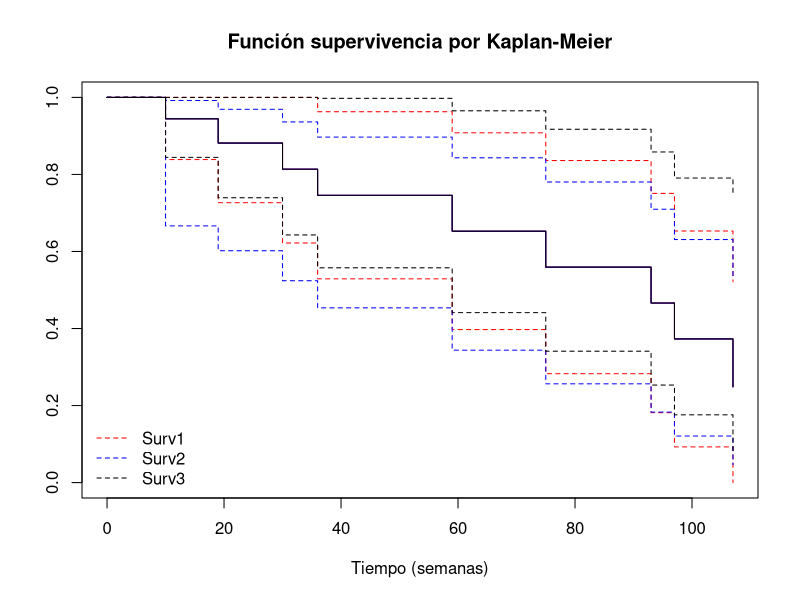
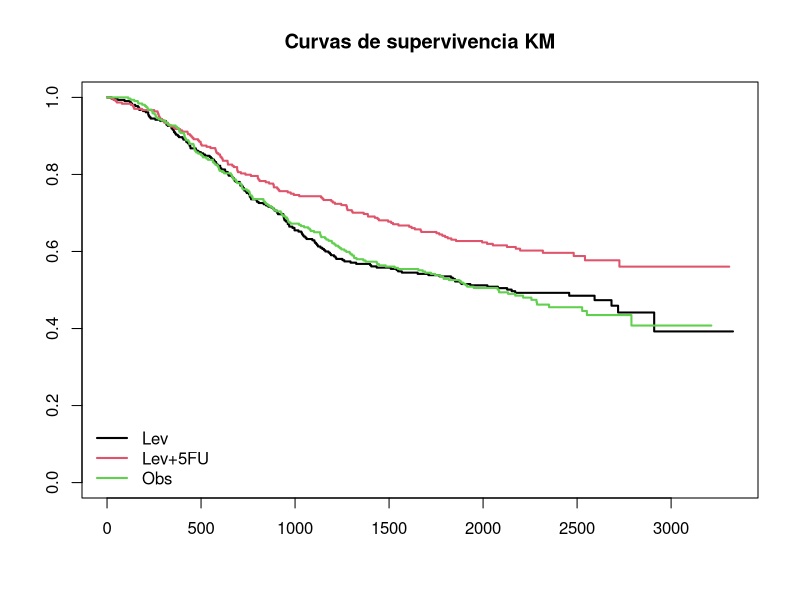
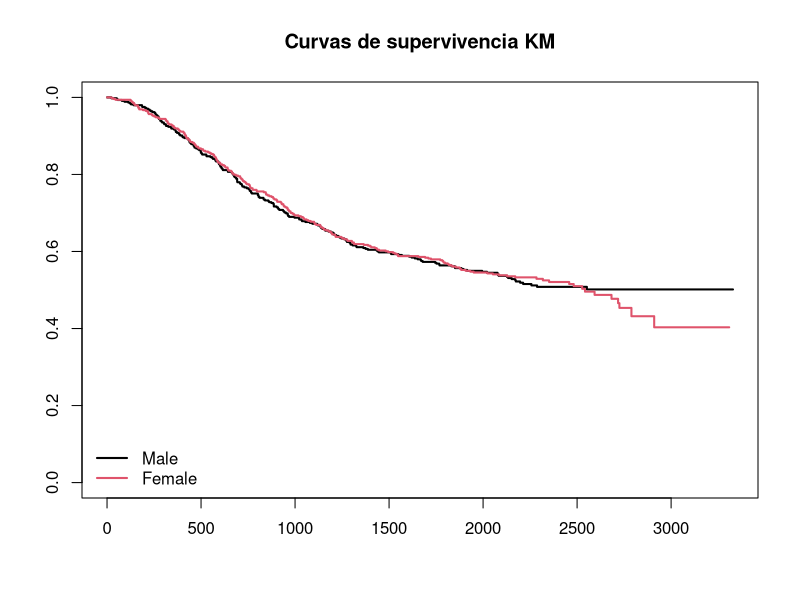
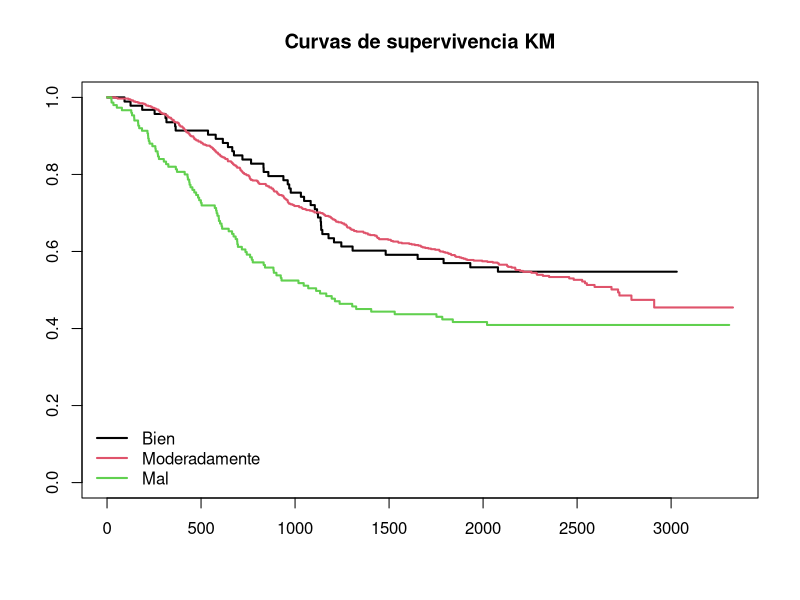
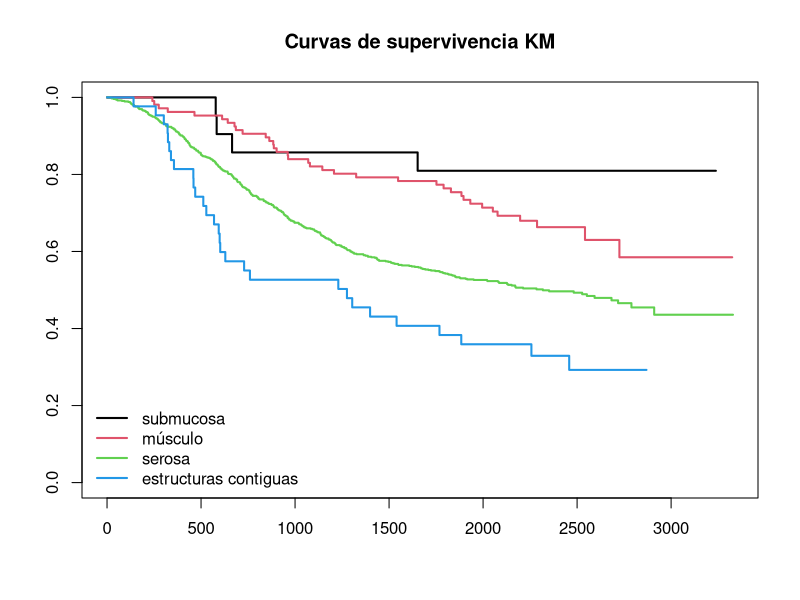
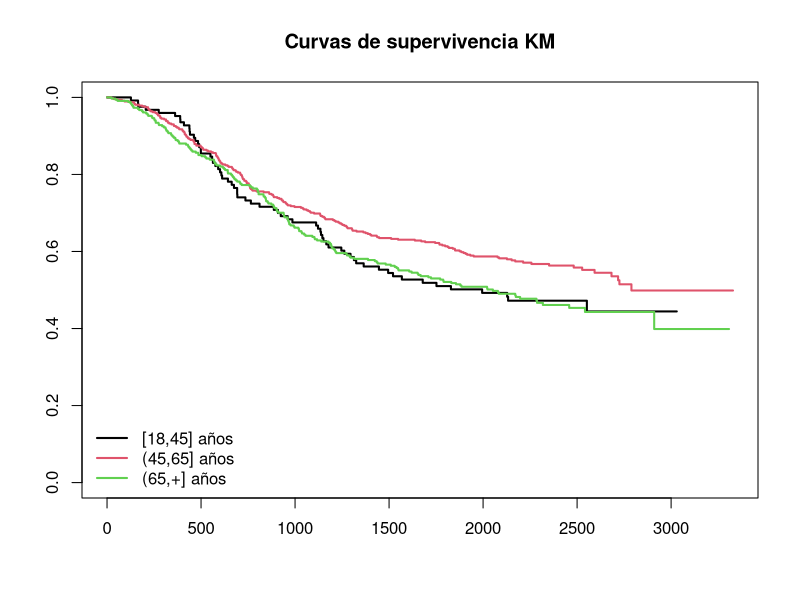

The R script that drew these images, in order:
## ---- chunk 1
knitr::opts_chunk$set(echo = TRUE)  
## ---- chunk 2
diu <- read.table("dispositivo.txt", header=T)
print(diu)
## ---- chunk 3
library(survival)

## Intervalo de confianza "curva +- error estandar" ##
diu.surv1 <- survfit(Surv(time,status)~1, diu, conf.type="plain")
summary(diu.surv1)

## Intervalo de confianza con la transformación clog-log ##
diu.surv2 <- survfit(Surv(time,status)~1, diu, conf.type="log-log")
summary(diu.surv2)

## Intervalo de confianza aplicando logaritmos (por defecto) ##
diu.surv3 <- survfit(Surv(time,status)~1, diu)
summary(diu.surv3)
## ---- chunk 4
plot(diu.surv1, col="red", main="Función supervivencia por Kaplan-Meier", xlab="Tiempo (semanas)")
lines(diu.surv2, col="blue")
lines(diu.surv3, col="black")
legend("bottomleft", c("Surv1","Surv2","Surv3"), col=c("red","blue","black"), lty=2, bty="n")
## ---- chunk 5
aux <- summary(diu.surv3)[c("time","n.risk","n.event","surv","std.err","lower","upper")]
aux <- as.data.frame(aux)
aux[aux$time=="19",]
## ---- chunk 6
summary(diu.surv3)
## ---- chunk 7
colon <- read.table("colon.txt", header=T, stringsAsFactors=T)
str(colon)
## ---- chunk 8
colon.surv <- survfit(Surv(time, status) ~ rx, data=colon)

plot(colon.surv, col=c(1,2,3), lwd=2, main="Curvas de supervivencia KM")
legend("bottomleft", levels(colon$rx), col=c(1,2,3), lwd=2, bty="n")
## ---- chunk 9
survdiff(Surv(time,status)~rx, colon) 
## ---- chunk 10
survdiff(Surv(time,status)~rx, rho=1, colon)
## ---- chunk 11
aux <- summary(colon.surv)[c("strata","time","n.risk","n.event","surv","std.err","lower","upper")]
aux <- as.data.frame(aux)
aux <- aux[aux$strata=="rx=Lev+5FU",]
aux[aux$time=="127",]
## ---- chunk 12
colon.surv2 <- survfit(Surv(time, status) ~ sex, data=colon)

survdiff(Surv(time,status)~sex, colon) 

plot(colon.surv2, col=c(1,2,3), lwd=2, main="Curvas de supervivencia KM")
legend("bottomleft", c("Male","Female"), col=c(1,2,3), lwd=2, bty="n")
## ---- chunk 13
colon.surv3 <- survfit(Surv(time, status) ~ differ, data=colon)

survdiff(Surv(time,status)~differ, colon) 

plot(colon.surv3, col=c(1,2,3), lwd=2, main="Curvas de supervivencia KM")
legend("bottomleft", c("Bien","Moderadamente","Mal"), col=c(1,2,3), lwd=2, bty="n")
## ---- chunk 14
colon.surv4 <- survfit(Surv(time, status) ~ extent, data=colon)

survdiff(Surv(time,status)~extent, colon) 

plot(colon.surv4, col=c(1,2,3,4), lwd=2, main="Curvas de supervivencia KM")
legend("bottomleft", c("submucosa","músculo","serosa","estructuras contiguas"), col=c(1,2,3,4), lwd=2, bty="n")
## ---- chunk 15
colon$grupo <- cut(colon$age, include.lowest=TRUE, right=TRUE,
                   breaks=c(18,45,65,max(colon$age)),
                   labels=c("grupo 1","grupo 2","grupo 3"))
summary(colon$grupo)
## ---- chunk 16
colon.surv5 <- survfit(Surv(time, status) ~ grupo, data=colon)

survdiff(Surv(time,status)~grupo, colon) 

plot(colon.surv5, col=c(1,2,3), lwd=2, main="Curvas de supervivencia KM")
legend("bottomleft", c("[18,45] años","(45,65] años","(65,+] años"), col=c(1,2,3), lwd=2, bty="n")
## ---- chunk 17
library(MASS)

data("VA")
str(VA)
